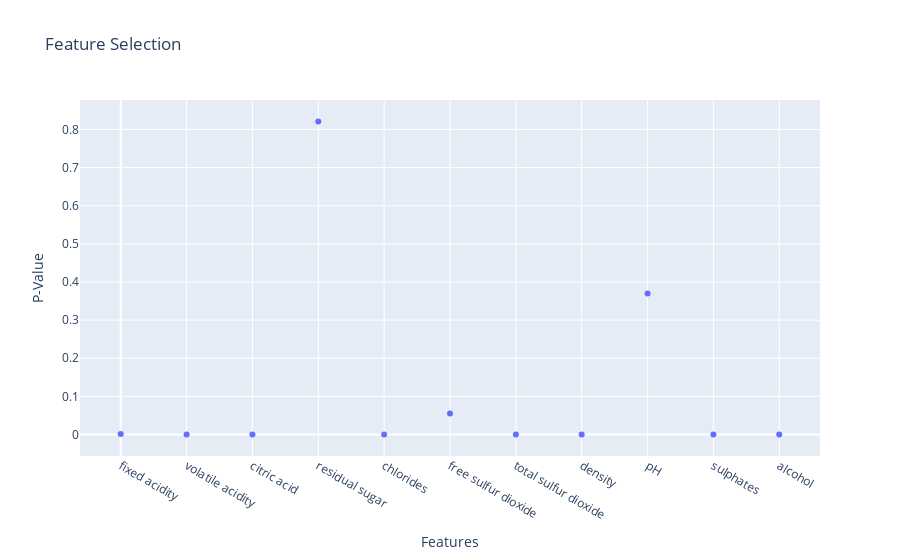

Notebook code cell kept with this figure:
### Code cell
import plotly.graph_objects as go

fig = go.Figure()
fig.add_trace(go.Scatter(x=list(range(X_train.shape[1])), y=p_values, mode="markers"))
fig.update_layout(
    title="Feature Selection",
    yaxis_title="P-Value",
    xaxis=dict(
        title="Features",
        tickmode="array",
        tickvals=list(range(X_train.shape[1])),
        ticktext=[col for col in X_train.columns],
    ),
)

fig.show()

### Figure 1 — Plotly figure (JSON) as saved in the notebook; plotly's stock layout.template omitted (floating-point values rounded to 4 significant figures)
{"data": [{"mode": "markers", "type": "scatter", "x": [0, 1, 2, 3, 4, 5, 6, 7, 8, 9, 10], "y": [0.0008907, 1.394e-40, 2.993e-11, 0.8209, 1.074e-05, 0.05499, 1.004e-11, 1.994e-10, 0.3695, 1.655e-16, 2.811e-69]}], "layout": {"title": {"text": "Feature Selection"}, "xaxis": {"tickmode": "array", "ticktext": ["fixed acidity", "volatile acidity", "citric acid", "residual sugar", "chlorides", "free sulfur dioxide", "total sulfur dioxide", "density", "pH", "sulphates", "alcohol"], "tickvals": [0, 1, 2, 3, 4, 5, 6, 7, 8, 9, 10], "title": {"text": "Features"}}, "yaxis": {"title": {"text": "P-Value"}}}}
